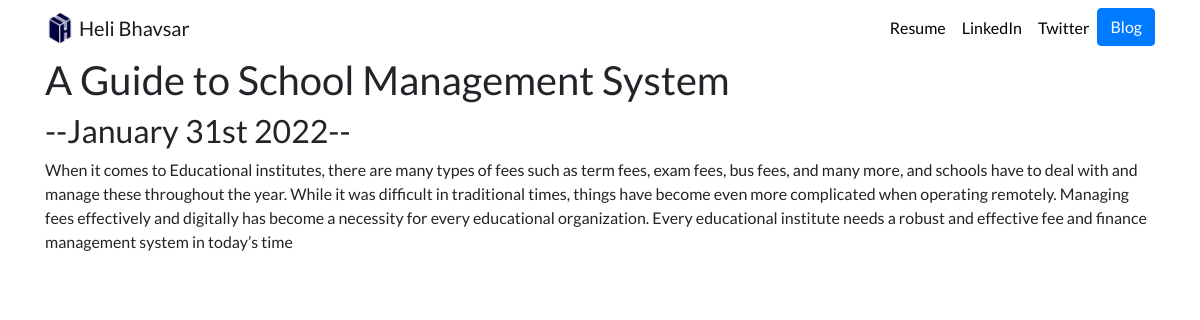
Page /blog/2 on the committed database.
### blog/models.py (models this page shows, shortened)
class Blog(models.Model):
    title = models.CharField(max_length=100)
    description = models.CharField(max_length=5000)
    date = models.DateTimeField()
    image = models.ImageField(blank=True,upload_to='blog/images')

### blog/views.py (the view)
# urls.py: path('<int:blog_id>', views.detail, name="detail"),
def detail(request, blog_id):
    blog=get_object_or_404(Blog, pk=blog_id)
    return render(request, 'blog/detail.html',{'blog':blog})

### blog/templates/blog/detail.html
{% extends 'portfolio/base.html' %}
{% block content %}
<h1>{{ blog.title }}</h1>
<h2>--{{ blog.date|date:'F jS Y' }}--</h2>
{{blog.description}}
{% endblock %}

### portfolio/static/portfolio/custom.css (style rules this page uses)
body { font-family: 'Lato', sans-serif; }

### rows in the picture
Blog: title "A Guide to School Management System", date "January 31st 2022", description "When it comes to Educational institutes, there are many types of fees such as term fees, exam fees, bus fees, and many more, and schools have to deal with and manage these throughout the year. While it was difficult in traditional times, things have become even more complicated when operating remotely. Managing fees effectively and digitally has become a necessity for every educational organization. Every educational institute needs a robust and effective fee and finance management system in today’s time"
